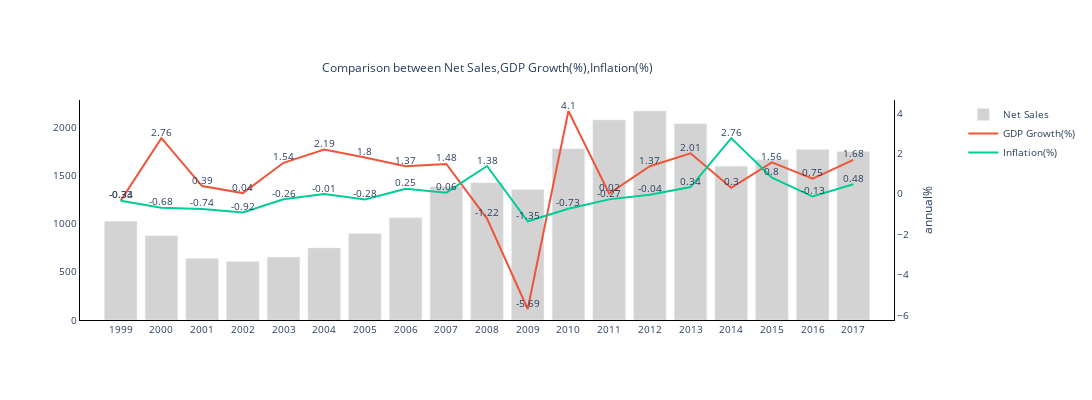

Notebook code for this chart:
### Code cell
from sqlalchemy import create_engine
import plotly.graph_objects as go
from plotly.subplots import make_subplots

engine = create_engine('postgresql+psycopg2://postgres:yui%403286@localhost/worldbank')
query = '''SELECT "Country Name","Indicator Name","1999","2000","2001","2002","2003","2004","2005","2006","2007","2008","2009","2010",
"2011","2012","2013","2014","2015","2016","2017" FROM wdi2 WHERE "Country Name" = 'Japan' AND "Indicator Code" IN ('NY.GDP.MKTP.KD.ZG','FP.CPI.TOTL.ZG');'''
eco = pd.read_sql(query,engine)
eco2 = eco.transpose()
eco3 = eco2.rename(columns={0:'GDP_growth(annual%)',1:'Inflation(annual%)'})
eco3.drop(index=['Country Name','Indicator Name'],inplace=True)
eco3.reset_index(drop=True,inplace=True)
eco3['GDP_growth(annual%)'] = round(eco3['GDP_growth(annual%)'].astype('float'),2)
eco3['Inflation(annual%)'] = round(eco3['Inflation(annual%)'].astype('float'),2)
c1_2 = pd.concat([c1.iloc[0:,[2,11]],eco3],axis=1)
c1_2['year'] = c1_2['year'].astype('str')
c1_3 = c1_2.set_index('year')

title = ['Comparison between Net Sales,GDP Growth(%),Inflation(%)']
fig = make_subplots(rows=1,cols=1,specs=[[{'secondary_y':True}]],subplot_titles=title)
fig.add_trace(go.Bar(x=c1_3.index,y=c1_3.iloc[0:,0],name='Net Sales',marker_color='lightgrey'),secondary_y=False)
fig.add_trace(go.Scatter(x=c1_3.index,y=c1_3.iloc[0:,1],mode='lines+text',text=c1_3.iloc[0:,1],textposition='top center',name='GDP Growth(%)'),secondary_y=True)
fig.add_trace(go.Scatter(x=c1_3.index,y=c1_3.iloc[0:,2],mode='lines+text',text=c1_3.iloc[0:,2],textposition='top center',name='Inflation(%)'),secondary_y=True)
fig.update_layout(width=1200,height=400,plot_bgcolor='white',font=dict(size=10))
fig.update_yaxes(showline=True,linecolor='black',showgrid=False,gridcolor='grey',title_text='annual%',secondary_y=True)
fig.update_yaxes(showline=True,linecolor='black',showgrid=False,gridcolor='grey',secondary_y=False)
fig.update_xaxes(showline=True,linecolor='black',showgrid=False,gridcolor='grey')

for annotation in fig.layout.annotations:
    annotation['font'] = {'size':12}
fig.layout.annotations[0].y = 1.1

fig.show()

### Figure 1 — Plotly figure (JSON) as saved in the notebook; plotly's stock layout.template omitted (floating-point values rounded to 4 significant figures)
{"data": [{"marker": {"color": "lightgrey"}, "name": "Net Sales", "type": "bar", "x": ["1999", "2000", "2001", "2002", "2003", "2004", "2005", "2006", "2007", "2008", "2009", "2010", "2011", "2012", "2013", "2014", "2015", "2016", "2017"], "xaxis": "x", "y": [1024.0, 874.3, 638.7, 606.3, 652.0, 747.8, 897.3, 1061.0, 1385.0, 1424.0, 1352.0, 1776.0, 2074.0, 2167.0, 2035, 1594.0, 1663.0, 1768.0, 1748.0], "yaxis": "y"}, {"mode": "lines+text", "name": "GDP Growth(%)", "text": [-0.33, 2.76, 0.39, 0.04, 1.54, 2.19, 1.8, 1.37, 1.48, -1.22, -5.69, 4.1, 0.02, 1.37, 2.01, 0.3, 1.56, 0.75, 1.68], "textposition": "top center", "type": "scatter", "x": ["1999", "2000", "2001", "2002", "2003", "2004", "2005", "2006", "2007", "2008", "2009", "2010", "2011", "2012", "2013", "2014", "2015", "2016", "2017"], "xaxis": "x", "y": [-0.33, 2.76, 0.39, 0.04, 1.54, 2.19, 1.8, 1.37, 1.48, -1.22, -5.69, 4.1, 0.02, 1.37, 2.01, 0.3, 1.56, 0.75, 1.68], "yaxis": "y2"}, {"mode": "lines+text", "name": "Inflation(%)", "text": [-0.34, -0.68, -0.74, -0.92, -0.26, -0.01, -0.28, 0.25, 0.06, 1.38, -1.35, -0.73, -0.27, -0.04, 0.34, 2.76, 0.8, -0.13, 0.48], "textposition": "top center", "type": "scatter", "x": ["1999", "2000", "2001", "2002", "2003", "2004", "2005", "2006", "2007", "2008", "2009", "2010", "2011", "2012", "2013", "2014", "2015", "2016", "2017"], "xaxis": "x", "y": [-0.34, -0.68, -0.74, -0.92, -0.26, -0.01, -0.28, 0.25, 0.06, 1.38, -1.35, -0.73, -0.27, -0.04, 0.34, 2.76, 0.8, -0.13, 0.48], "yaxis": "y2"}], "layout": {"annotations": [{"font": {"size": 12}, "showarrow": false, "text": "Comparison between Net Sales,GDP Growth(%),Inflation(%)", "x": 0.47, "xanchor": "center", "xref": "paper", "y": 1.1, "yanchor": "bottom", "yref": "paper"}], "font": {"size": 10}, "height": 400, "plot_bgcolor": "white", "width": 1200, "xaxis": {"anchor": "y", "domain": [0, 0.94], "gridcolor": "grey", "linecolor": "black", "showgrid": false, "showline": true}, "yaxis": {"anchor": "x", "domain": [0, 1], "gridcolor": "grey", "linecolor": "black", "showgrid": false, "showline": true}, "yaxis2": {"anchor": "x", "gridcolor": "grey", "linecolor": "black", "overlaying": "y", "showgrid": false, "showline": true, "side": "right", "title": {"text": "annual%"}}}}
